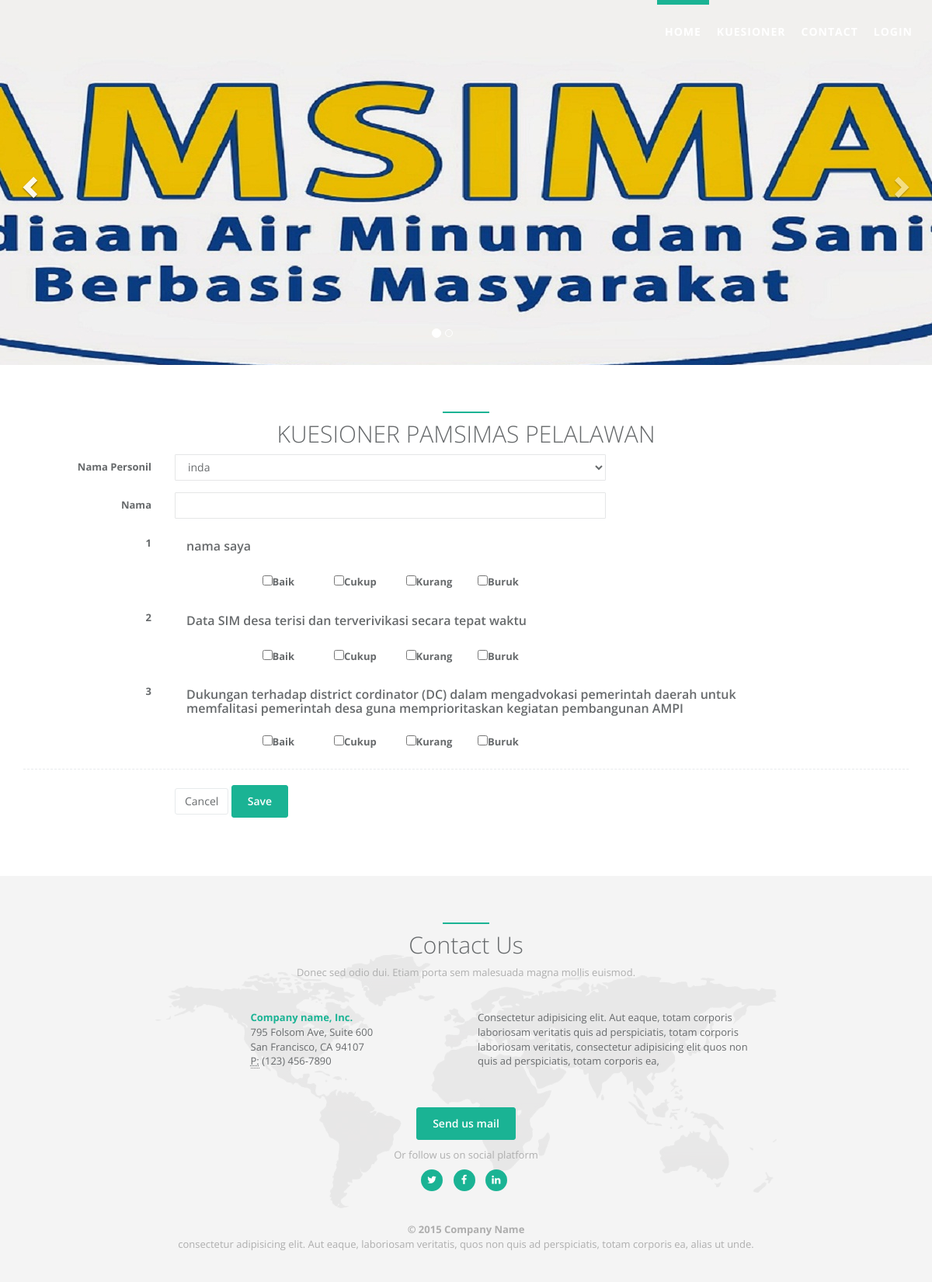
Screenshot of /kuesioner.php with the database file from the repository.
### tables this page shows
CREATE TABLE IF NOT EXISTS `kuesioner_kategori` (
  `kuesioner_kategori_id` int(11) NOT NULL AUTO_INCREMENT,
  `kuesioner_kategori` text NOT NULL,
  PRIMARY KEY (`kuesioner_kategori_id`)
);

### kuesioner.php (the view, shortened to what this page needs)
<!DOCTYPE html>
<?php include "config.php"; ?>
<html lang="en">
<head>
    <link href="css/bootstrap.min.css" rel="stylesheet">
    <link href="css/animate.css" rel="stylesheet">
    <link href="font-awesome/css/font-awesome.min.css" rel="stylesheet">
    <link href="css/style.css" rel="stylesheet">
     <link href="css/bootstrap.min.css" rel="stylesheet">
    <link href="font-awesome/css/font-awesome.css" rel="stylesheet">
    <link href="css/plugins/toastr/toastr.min.css" rel="stylesheet">
    <link href="js/plugins/gritter/jquery.gritter.css" rel="stylesheet">
    <link href="css/animate.css" rel="stylesheet">
    <link href="css/style.css" rel="stylesheet">
</head>
<body id="page-top" class="landing-page no-skin-config">
<div class="navbar-wrapper">
        <nav class="navbar navbar-default navbar-fixed-top" role="navigation">
            <div class="container">
                <div id="navbar" >
                    <ul class="nav navbar-nav navbar-right">
                        <li><a class="page-scroll" href="#page-top">Home</a></li>
                        <li><a class="page-scroll" href="kuesioner.php">Kuesioner</a></li>
                        <li><a class="page-scroll" href="#contact">Contact</a></li>
                        <li><a class="page-scroll" href="Login.php">Login</a></li>
                    </ul>
                </div>
            </div>
        </nav>
</div>
<div id="inSlider" class="carousel carousel-fade" data-ride="carousel">
    <ol class="carousel-indicators">
        <li data-target="#inSlider" data-slide-to="0" class="active"></li>
        <li data-target="#inSlider" data-slide-to="1"></li>
    </ol>
    <div class="carousel-inner" role="listbox">
        <div class="item active">
            <div class="header-back one"></div>
        </div>
    </div>
    <a class="left carousel-control" href="#inSlider" role="button" data-slide="prev">
        <span class="glyphicon glyphicon-chevron-left" aria-hidden="true"></span>
    </a>
    <a class="right carousel-control" href="#inSlider" role="button" data-slide="next">
        <span class="glyphicon glyphicon-chevron-right" aria-hidden="true"></span>
    </a>
</div>
<section  class="container features">
    <div class="row">
        <div class="col-lg-12 text-center">
            <div class="navy-line"></div>
            <h1>KUESIONER PAMSIMAS PELALAWAN</h1>
        </div>
    </div>
    <form enctype="multipart/form-data" class="form-horizontal" method="post" action="kuesioner_add_proses.php">
                                    <div class="form-group">
                                        <label class="col-sm-2 control-label">Nama Personil</label>
                                        <div class="col-sm-6">
                                            <select class="form-control" id="personal" name="personal">
                                            <?php
                                                $queri = "SELECT * FROM pegawai where pegawai_jabatan='FASILITATOR'";
                                                $hasil = mysqli_query($koneksi, $queri);
                                                while($x=mysqli_fetch_assoc($hasil))
                                                    { echo "<option value='$x[pegawai_id]'> $x[pegawai_nama] </option>"; }
                                            ?>
                                            </select>
                                        </div>
                                    </div>
                                    <div class="form-group">
                                        <label class="col-sm-2 control-label">Nama</label>
                                        <div class="col-sm-6">
                                            <input type="text" class="form-control"  name="nama_ms" id="nama_ms">
                                        </div>
                                    </div>
                                    <?php
                                          $queri = "SELECT * FROM kuesioner_kategori";
                                          $hasil = mysqli_query($koneksi,$queri);
                                          $no=1;
                                          while($kolom=mysqli_fetch_assoc($hasil))
                                          {
                                                  echo "
                                                  <div class='form-group'>
                                                        <label class='col-sm-2 control-label'>$no</label>
                                                        <div class='col-sm-10'>
                                                             <div class='col-lg-10'>
                                                                <h3 class='form-control-static'>$kolom[kuesioner_kategori]</h3>
                                                             </div>
                                                        </div>
                                                    </div>
                                                        <label class='col-sm-2 control-label'>$no</label>
                                                             <input type='text' value='$kolom[kuesioner_kategori_id]' name='ket_id[]' class='form-control'>
                                                    <div class='form-group'>
                                                        <label class='col-sm-3 control-label '></label>
                                                        <div class='col-sm-6 '>
                                                            <label class='col-sm-2'>
                                                                <input type='checkbox' value='4' id='nilai' name='nilai[]'>Baik</label>
                                                            <label class='col-sm-2'>
                                                                <input type='checkbox' value='3' id='nilai' name='nilai[]'>Cukup</label>
                                                            <label class='col-sm-2'>
                                                                <input type='checkbox' value='2' id='nilai' name='nilai[]'>Kurang</label>
                                                            <label class='col-sm-2'>
                                                                <input type='checkbox' value='1' id='nilai' name='nilai[]'>Buruk</label>
                                                        </div>
                                                    </div>
                                                  ";
                                                  $no=$no+1;
                                          }
                                      ?>
                                    <div class="hr-line-dashed"></div>
                                    <div class="form-group">
                                        <div class="col-sm-4 col-sm-offset-2">
                                            <button class="btn btn-white" type="submit">Cancel</button>
                                            <button class="btn btn-primary" type="submit">Save</button>
                                        </div>
                                    </div>
                                </form>
</section>
<section id="contact" class="gray-section contact">
    <div class="container">
        <div class="row m-b-lg">
            <div class="col-lg-12 text-center">
                <div class="navy-line"></div>
                <h1>Contact Us</h1>
                <p>Donec sed odio dui. Etiam porta sem malesuada magna mollis euismod.</p>
            </div>
        </div>
        <div class="row m-b-lg">
            <div class="col-lg-3 col-lg-offset-3">
                <address>
                    <strong><span class="navy">Company name, Inc.</span></strong><br/>
                    795 Folsom Ave, Suite 600<br/>
                    San Francisco, CA 94107<br/>
                    <abbr title="Phone">P:</abbr> (123) 456-7890
                </address>
            </div>
            <div class="col-lg-4">
                <p class="text-color">
                    Consectetur adipisicing elit. Aut eaque, totam corporis laboriosam veritatis quis ad perspiciatis, totam corporis laboriosam veritatis, consectetur adipisicing elit quos non quis ad perspiciatis, totam corporis ea,
                </p>
            </div>
        </div>
        <div class="row">
            <div class="col-lg-12 text-center">
                <a href="mailto:test@email.com" class="btn btn-primary">Send us mail</a>
                <p class="m-t-sm">
                    Or follow us on social platform
                </p>
                <ul class="list-inline social-icon">
                    <li><a href="#"><i class="fa fa-twitter"></i></a>
                    </li>
                    <li><a href="#"><i class="fa fa-facebook"></i></a>
                    </li>
                    <li><a href="#"><i class="fa fa-linkedin"></i></a>
                    </li>
                </ul>
            </div>
        </div>
        <div class="row">
            <div class="col-lg-8 col-lg-offset-2 text-center m-t-lg m-b-lg">
                <p><strong>&copy; 2015 Company Name</strong><br/> consectetur adipisicing elit. Aut eaque, laboriosam veritatis, quos non quis ad perspiciatis, totam corporis ea, alias ut unde.</p>
            </div>
        </div>
    </div>
</section>
</body>
</html>

### rows the page displays
kuesioner_kategori: kuesioner_kategori "nama saya"
kuesioner_kategori: kuesioner_kategori "Data SIM desa terisi dan terverivikasi secara tepat waktu"
kuesioner_kategori: kuesioner_kategori "Dukungan terhadap district cordinator (DC) dalam mengadvokasi pemerintah daerah untuk memfalitasi pemerintah desa guna memprioritaskan kegiatan pembangunan AMPI"

### other values shown
form field personal "inda"
